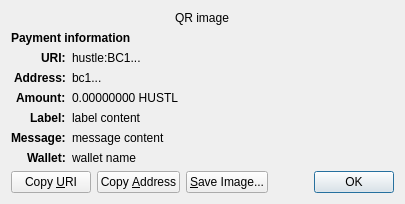
<?xml version="1.0" encoding="UTF-8"?>
<ui version="4.0">
 <class>ReceiveRequestDialog</class>
 <widget class="QDialog" name="ReceiveRequestDialog">
  <property name="geometry">
   <rect>
    <x>0</x>
    <y>0</y>
    <width>413</width>
    <height>229</height>
   </rect>
  </property>
  <property name="windowTitle">
   <string>Request payment to ...</string>
  </property>
  <layout class="QGridLayout" name="gridLayout" columnstretch="0,1">
   <property name="sizeConstraint">
    <enum>QLayout::SetFixedSize</enum>
   </property>
   <item row="0" column="0" colspan="2" alignment="Qt::AlignHCenter">
    <widget class="QRImageWidget" name="qr_code">
     <property name="text">
      <string notr="true">QR image</string>
     </property>
     <property name="textInteractionFlags">
      <set>Qt::NoTextInteraction</set>
     </property>
    </widget>
   </item>
   <item row="1" column="0" colspan="2">
    <widget class="QLabel" name="payment_header">
     <property name="font">
      <font>
       <weight>75</weight>
       <bold>true</bold>
      </font>
     </property>
     <property name="text">
      <string>Payment information</string>
     </property>
     <property name="textInteractionFlags">
      <set>Qt::NoTextInteraction</set>
     </property>
    </widget>
   </item>
   <item row="2" column="0" alignment="Qt::AlignRight|Qt::AlignTop">
    <widget class="QLabel" name="uri_tag">
     <property name="font">
      <font>
       <weight>75</weight>
       <bold>true</bold>
      </font>
     </property>
     <property name="text">
      <string notr="true">URI:</string>
     </property>
     <property name="textFormat">
      <enum>Qt::PlainText</enum>
     </property>
     <property name="textInteractionFlags">
      <set>Qt::NoTextInteraction</set>
     </property>
    </widget>
   </item>
   <item row="2" column="1" alignment="Qt::AlignTop">
    <widget class="QLabel" name="uri_content">
     <property name="text">
      <string notr="true">hustle:BC1...</string>
     </property>
     <property name="textFormat">
      <enum>Qt::RichText</enum>
     </property>
     <property name="wordWrap">
      <bool>true</bool>
     </property>
     <property name="textInteractionFlags">
      <set>Qt::TextSelectableByMouse</set>
     </property>
    </widget>
   </item>
   <item row="3" column="0" alignment="Qt::AlignRight|Qt::AlignTop">
    <widget class="QLabel" name="address_tag">
     <property name="font">
      <font>
       <weight>75</weight>
       <bold>true</bold>
      </font>
     </property>
     <property name="text">
      <string>Address:</string>
     </property>
     <property name="textInteractionFlags">
      <set>Qt::NoTextInteraction</set>
     </property>
    </widget>
   </item>
   <item row="3" column="1" alignment="Qt::AlignTop">
    <widget class="QLabel" name="address_content">
     <property name="text">
      <string notr="true">bc1...</string>
     </property>
     <property name="textFormat">
      <enum>Qt::PlainText</enum>
     </property>
     <property name="textInteractionFlags">
      <set>Qt::TextSelectableByMouse</set>
     </property>
    </widget>
   </item>
   <item row="4" column="0" alignment="Qt::AlignRight|Qt::AlignTop">
    <widget class="QLabel" name="amount_tag">
     <property name="font">
      <font>
       <weight>75</weight>
       <bold>true</bold>
      </font>
     </property>
     <property name="text">
      <string>Amount:</string>
     </property>
     <property name="textInteractionFlags">
      <set>Qt::NoTextInteraction</set>
     </property>
    </widget>
   </item>
   <item row="4" column="1" alignment="Qt::AlignTop">
    <widget class="QLabel" name="amount_content">
     <property name="text">
      <string notr="true">0.00000000 HUSTL</string>
     </property>
     <property name="textFormat">
      <enum>Qt::PlainText</enum>
     </property>
     <property name="textInteractionFlags">
      <set>Qt::TextSelectableByMouse</set>
     </property>
    </widget>
   </item>
   <item row="5" column="0" alignment="Qt::AlignRight|Qt::AlignTop">
    <widget class="QLabel" name="label_tag">
     <property name="font">
      <font>
       <weight>75</weight>
       <bold>true</bold>
      </font>
     </property>
     <property name="text">
      <string>Label:</string>
     </property>
     <property name="textInteractionFlags">
      <set>Qt::NoTextInteraction</set>
     </property>
    </widget>
   </item>
   <item row="5" column="1" alignment="Qt::AlignTop">
    <widget class="QLabel" name="label_content">
     <property name="text">
      <string notr="true">label content</string>
     </property>
     <property name="textFormat">
      <enum>Qt::PlainText</enum>
     </property>
     <property name="wordWrap">
      <bool>true</bool>
     </property>
     <property name="textInteractionFlags">
      <set>Qt::TextSelectableByMouse</set>
     </property>
    </widget>
   </item>
   <item row="6" column="0" alignment="Qt::AlignRight|Qt::AlignTop">
    <widget class="QLabel" name="message_tag">
     <property name="font">
      <font>
       <weight>75</weight>
       <bold>true</bold>
      </font>
     </property>
     <property name="text">
      <string>Message:</string>
     </property>
     <property name="textInteractionFlags">
      <set>Qt::NoTextInteraction</set>
     </property>
    </widget>
   </item>
   <item row="6" column="1" alignment="Qt::AlignTop">
    <widget class="QLabel" name="message_content">
     <property name="text">
      <string notr="true">message content</string>
     </property>
     <property name="textFormat">
      <enum>Qt::PlainText</enum>
     </property>
     <property name="wordWrap">
      <bool>true</bool>
     </property>
     <property name="textInteractionFlags">
      <set>Qt::TextSelectableByMouse</set>
     </property>
    </widget>
   </item>
   <item row="7" column="0" alignment="Qt::AlignRight|Qt::AlignTop">
    <widget class="QLabel" name="wallet_tag">
     <property name="font">
      <font>
       <weight>75</weight>
       <bold>true</bold>
      </font>
     </property>
     <property name="text">
      <string>Wallet:</string>
     </property>
     <property name="textInteractionFlags">
      <set>Qt::NoTextInteraction</set>
     </property>
    </widget>
   </item>
   <item row="7" column="1" alignment="Qt::AlignTop">
    <widget class="QLabel" name="wallet_content">
     <property name="text">
      <string notr="true">wallet name</string>
     </property>
     <property name="textFormat">
      <enum>Qt::PlainText</enum>
     </property>
     <property name="wordWrap">
      <bool>true</bool>
     </property>
     <property name="textInteractionFlags">
      <set>Qt::TextSelectableByMouse</set>
     </property>
    </widget>
   </item>
   <item row="8" column="0" colspan="2">
    <layout class="QHBoxLayout" name="horizontalLayout">
     <item>
      <widget class="QPushButton" name="btnCopyURI">
       <property name="text">
        <string>Copy &amp;URI</string>
       </property>
       <property name="autoDefault">
        <bool>false</bool>
       </property>
      </widget>
     </item>
     <item>
      <widget class="QPushButton" name="btnCopyAddress">
       <property name="text">
        <string>Copy &amp;Address</string>
       </property>
       <property name="autoDefault">
        <bool>false</bool>
       </property>
      </widget>
     </item>
     <item>
      <widget class="QPushButton" name="btnSaveAs">
       <property name="text">
        <string>&amp;Save Image...</string>
       </property>
       <property name="autoDefault">
        <bool>false</bool>
       </property>
      </widget>
     </item>
     <item>
      <spacer name="horizontalSpacer_2">
       <property name="orientation">
        <enum>Qt::Horizontal</enum>
       </property>
       <property name="sizeHint" stdset="0">
        <size>
         <width>40</width>
         <height>20</height>
        </size>
       </property>
      </spacer>
     </item>
     <item>
      <widget class="QDialogButtonBox" name="buttonBox">
       <property name="focusPolicy">
        <enum>Qt::StrongFocus</enum>
       </property>
       <property name="standardButtons">
        <set>QDialogButtonBox::Ok</set>
       </property>
      </widget>
     </item>
    </layout>
   </item>
  </layout>
 </widget>
 <customwidgets>
  <customwidget>
   <class>QRImageWidget</class>
   <extends>QLabel</extends>
   <header>qt/qrimagewidget.h</header>
  </customwidget>
 </customwidgets>
 <tabstops>
  <tabstop>buttonBox</tabstop>
  <tabstop>btnCopyURI</tabstop>
  <tabstop>btnCopyAddress</tabstop>
  <tabstop>btnSaveAs</tabstop>
 </tabstops>
 <resources/>
 <connections>
  <connection>
   <sender>buttonBox</sender>
   <signal>accepted()</signal>
   <receiver>ReceiveRequestDialog</receiver>
   <slot>accept()</slot>
   <hints>
    <hint type="sourcelabel">
     <x>135</x>
     <y>230</y>
    </hint>
    <hint type="destinationlabel">
     <x>135</x>
     <y>126</y>
    </hint>
   </hints>
  </connection>
 </connections>
</ui>
